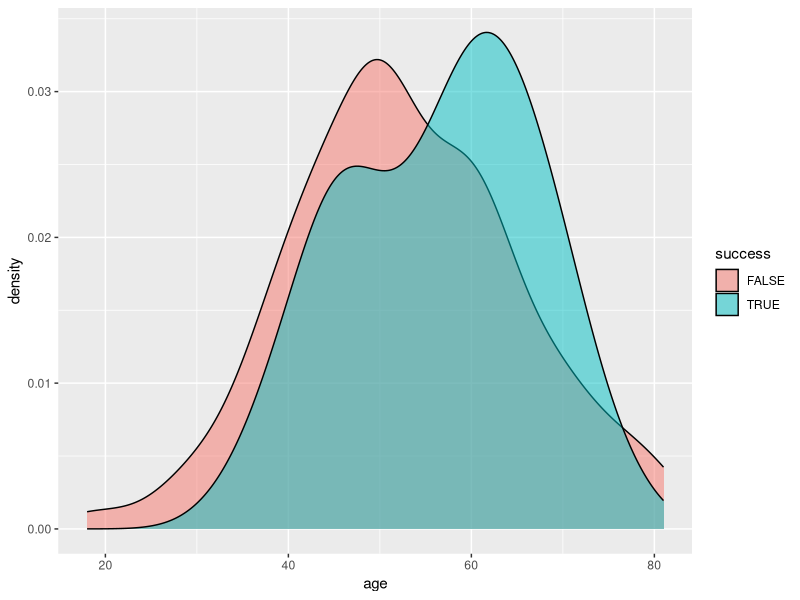
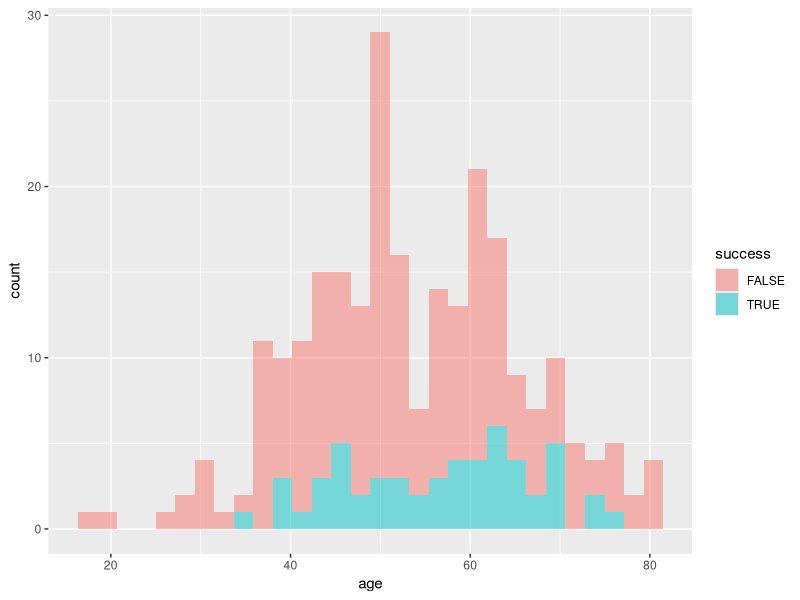
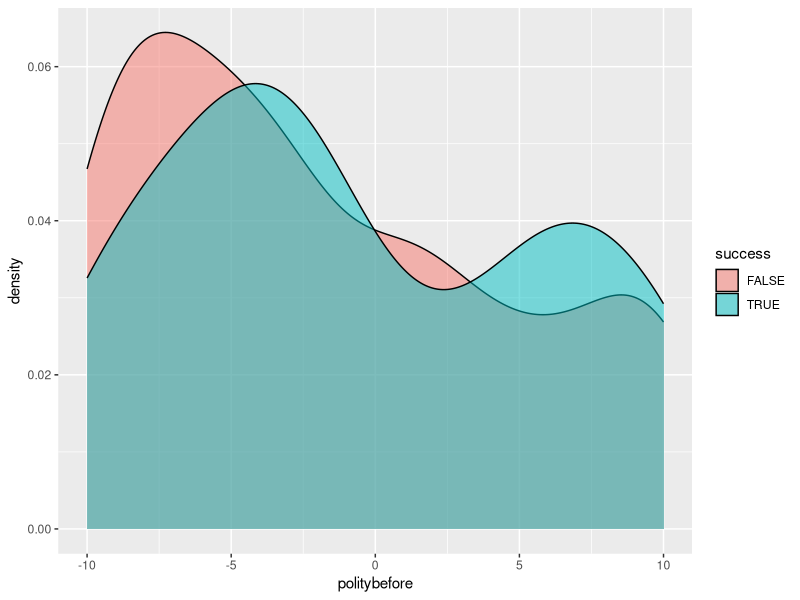
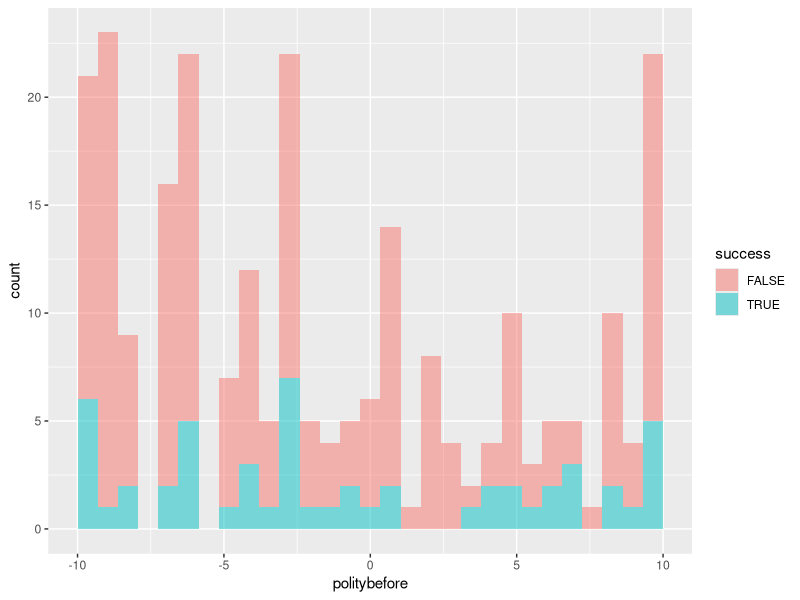

Here is the R script that generated these plots, in order:
## ---- chunk 1
library(tidyverse)

leaders <- read_csv("data/leaders.csv")

leaders
## ---- chunk 2
leaders |>
  count()
## ---- chunk 3
leaders |>
  count(country)
## ---- chunk 4
leaders |>
  summarise(n_countries = n_distinct(country),
            n_attempts = n(),
            first_year = min(year),
            last_year = max(year)) |>
  mutate(n_years_in_data = last_year - first_year) |>
  mutate(attempts_per_year = n_attempts / n_years_in_data) |>
  mutate(attempts_per_year_per_country = attempts_per_year / n_countries) |>
  select(attempts_per_year_per_country)
## ---- chunk 5
leaders |>
  mutate(country_starts_with_A = country %in% c("Afghanistan", "Albania", "Algeria", "Argentina", "Australia", "Austria")) |>
  distinct(country, country_starts_with_A)
## ---- chunk 6
leaders |>
  distinct(result)
## ---- chunk 7
leaders <- leaders |>
  mutate(success = result %in% c("dies within a day after the attack", "dies between a day and a week", "dies, timing unknown", "dies between a week and a month"))
## ---- chunk 8
leaders |>
  summarise(attempts = n(),
            successes = sum(success)) |>
  mutate(success_rate = successes / attempts)
## ---- chunk 9
leaders |>
  group_by(success) %>%
  summarise(n = n(),
            min_age = min(age),
            mean_age = mean(age),
            median_age = median(age),
            max_age = max(age))
## ---- chunk 10
ggplot(leaders, aes(x = age, fill = success)) +
  geom_density(alpha = 0.5)
## ---- chunk 11
ggplot(leaders, aes(x = age, fill = success)) +
  geom_histogram(alpha = 0.5)
## ---- chunk 12
leaders |>
  group_by(success) |>
  summarise(n = n(),
            min_politybefore = min(politybefore),
            mean_politybefore = mean(politybefore),
            median_politybefore = median(politybefore),
            max_politybefore = max(politybefore))
## ---- chunk 13
ggplot(leaders, aes(x = politybefore, fill = success)) +
  geom_density(alpha = 0.5)
## ---- chunk 14
ggplot(leaders, aes(x = politybefore, fill = success)) +
  geom_histogram(alpha = 0.5)
## ---- chunk 15
leaders <- leaders |>
  mutate(warbefore = interwarbefore | civilwarbefore)
## ---- chunk 16
leaders <- leaders |>
  mutate(warbefore = (interwarbefore + civilwarbefore) > 0)
## ---- chunk 17
leaders |>
  group_by(warbefore) |>
  summarise(n = n(),
            successes = sum(success)) %>%
  mutate(success_rate = successes / n)
## ---- chunk 18
leaders <- leaders |>
  mutate(warafter = interwarafter | civilwarafter)
## ---- chunk 19
leaders <- leaders |>
  mutate(warafter = (interwarafter + civilwarafter) > 0)
## ---- chunk 20
leaders |>
  group_by(success) |>
  summarise(n = n(),
            civil_war = sum(civilwarafter) / n,
            international_war = sum(interwarafter) / n,
            any_war = sum(warafter) / n)
